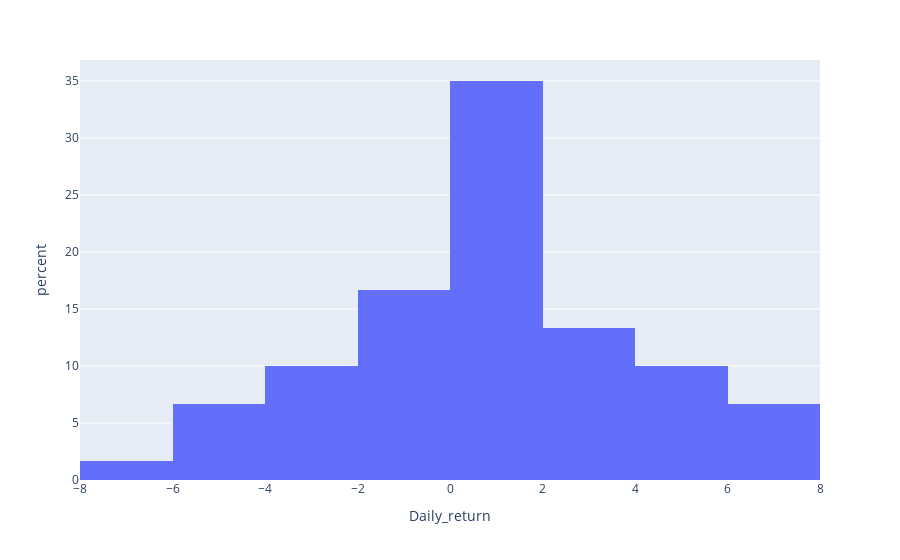

Here is the notebook cell this chart was saved with:
### Code cell
dfig = go.Figure()
px.histogram(df.head(60), x="Daily_return",histnorm='percent')

### Figure 1 — Plotly figure (JSON) as saved in the notebook; plotly's stock layout.template omitted (floating-point values rounded to 4 significant figures)
{"data": [{"alignmentgroup": "True", "bingroup": "x", "histnorm": "percent", "hovertemplate": "Daily_return=%{x}<br>percent=%{y}<extra></extra>", "legendgroup": "", "marker": {"color": "#636efa", "pattern": {"shape": ""}}, "name": "", "offsetgroup": "", "orientation": "v", "showlegend": false, "type": "histogram", "x": [3.571, 1.379, -0.9058, 2.973, -2.221, 3.408, 0, 5.496, 5.831, -2.754, -1.013, 1.84, 0.4025, 0, 0.398, 7.77, -0.9249, 0.7479, -2.224, 0.7592, 0, 2.068, 0.9189, 2.189, -4.107, -5.771, 0.9861, -4.696, 1.027, 0.2022, -2.232, 2.076, 1.627, 2.999, -6.213, 2.069, -2.232, 7.435, 6.885, 6.778, -1.268, 0.3216, -0.9616, -0.3237, -0.9741, -5.574, 1.389, 0, -0.685, 0.3449, 0, -0.6874, 1.038, 0.685, 4.762, 5.518, 5.539, 5.248, -1.939, -2.26], "xaxis": "x", "yaxis": "y"}], "layout": {"barmode": "relative", "legend": {"tracegroupgap": 0}, "margin": {"t": 60}, "xaxis": {"anchor": "y", "domain": [0, 1], "title": {"text": "Daily_return"}}, "yaxis": {"anchor": "x", "domain": [0, 1], "title": {"text": "percent"}}}}
